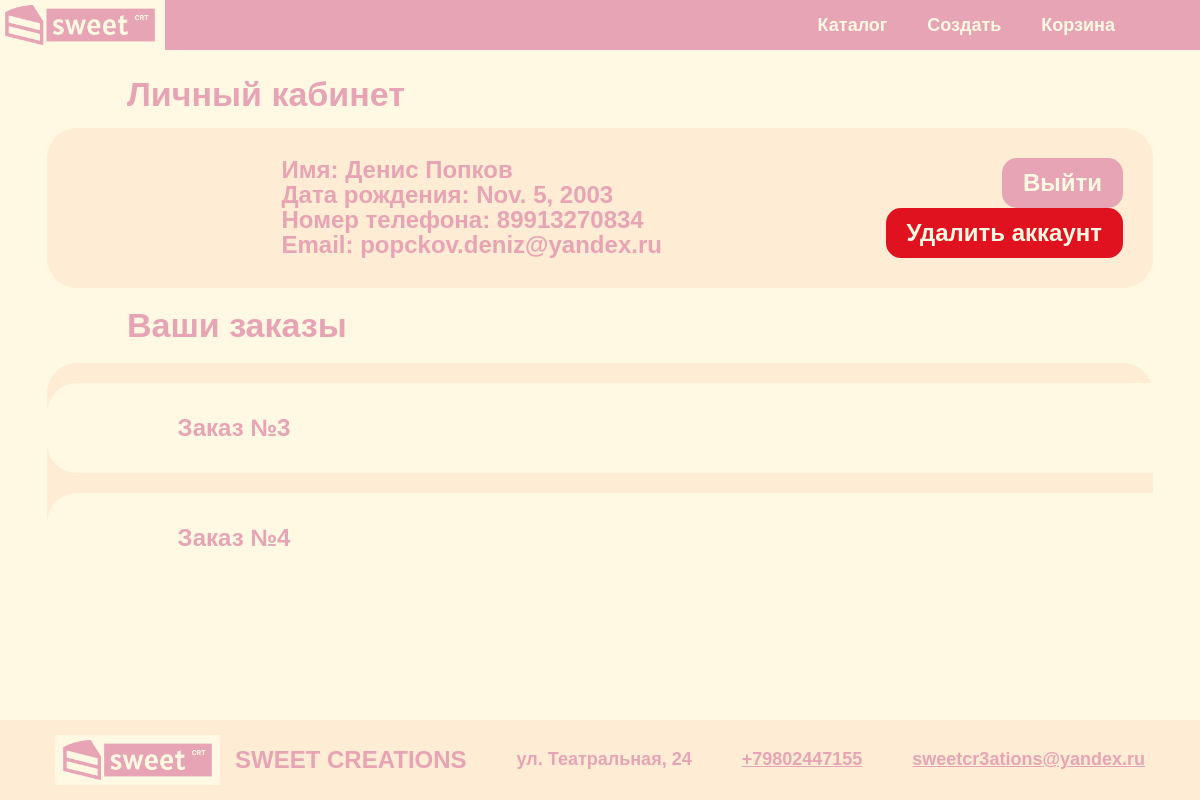
/account/ (signed in), run on the app's committed database.
### main/models.py (models this page shows, shortened)
class User(AbstractBaseUser, PermissionsMixin):
    user_id = models.AutoField(db_column='user_ID', primary_key=True)
    first_name = models.TextField()
    password = models.TextField()
    email = models.EmailField(unique=True)
    last_name = models.TextField()
    date_birth = models.DateField()
    phone_number = models.CharField(max_length=15, unique=True)
    is_superuser = models.BooleanField(default=False)
    is_staff = models.BooleanField(default=False)
    objects = UserManager()
    USERNAME_FIELD = 'email'
    REQUIRED_FIELDS = ['first_name', 'last_name', 'date_birth', 'phone_number']
    class Meta:
        db_table = 'User'

class Order(models.Model):
    order_id = models.AutoField(db_column='order_ID', primary_key=True)
    date = models.TextField()
    delivery_date = models.TextField()
    price = models.FloatField()
    delivery_address = models.TextField()
    status = models.TextField()
    user = models.ForeignKey('User', models.DO_NOTHING, db_column='user_ID', null=True, blank=True)
    class Meta:
        db_table = 'Order'

### main/views.py (the view)
# urls.py: path('account/', account, name='account'),
def account(request):
    if request.user.is_authenticated:
        user_orders = Order.objects.filter(user=request.user)
        return render(request, 'main/account.html', {'user': request.user, 'orders': user_orders})
    else:
        return login_form(request)

### main/templates/main/account.html (shortened to what this page needs)
{% extends 'main/base.html' %}
{% block content %}
<section class="account-content">
  <h1 class="account-section-title">Личный кабинет</h1>
  <section class="profile-section">
    <div class="profile-content">
      <div class="profile-image-column">
      </div>
      <div class="profile-details-column">
        <div class="profile-details">
          <div class="profile-detail">Имя: {{ user.first_name }} {{ user.last_name }}</div>
          <div class="profile-detail">Дата рождения: {{ user.date_birth }}</div>
          <div class="profile-detail">Номер телефона: {{ user.phone_number }}</div>
          <div class="profile-detail">Email: {{ user.email }}</div>
        </div>
      </div>
      <div class="acc-buttons-container">
        <a href="{% url 'logout' %}" class="logout-button">Выйти</a>
        <a href="{% url 'delete_account' %}" class="delete-acc-button">Удалить аккаунт</a>
      </div>
    </div>
  </section>
  <h2 class="orders-section-title">Ваши заказы</h2>
  <section class="orders-section">
    {% for order in orders %}
    <a href="{% url 'order_details' order.pk %}" class="order-item">
      Заказ №{{ order.pk }}</a>
    {% endfor %}
  </section>
</section>
{% endblock %}

### main/static/main/style/main.css (style rules this page uses)
:root { --hover-color: rgba(255, 255, 255, 0.4);; --hover-color2: #f8e7e0; }
body { background-color: #fff8e3; display: flex; flex-direction: column; justify-content: space-between; }
html, body { margin: 0; padding: 0; height: 100%; width: 100%; }

### main/static/main/style/account.css (style rules this page uses)
.account-content { display: flex; margin-top: 59px; width: 100%; flex-direction: column; padding: 0 47px; box-sizing: border-box; }
.account-section-title { color: #e6a4b4; align-self: start; margin-left: 80px; margin-bottom: 10px; font: 900 34px/42% Roboto Flex, sans-serif; }
.profile-section { border-radius: 30px; border: 0px solid rgba(0, 0, 0, 1); background-color: #FFECD4; margin-top: 16px; padding: 30px 30px; box-sizing: border-box; }
.profile-content { gap: 20px; display: flex; }
.profile-image-column { display: flex; flex-direction: column; line-height: normal; justify-content: center; align-items: center; width: 20%; margin-left: 0; }
.profile-details-column { display: flex; flex-direction: column; line-height: normal; width: 71%; margin-left: 20px; }
.profile-details { display: flex; flex-direction: column; align-self: stretch; margin: 0; height: 100%; justify-content: space-around; }
.profile-detail { color: #e6a4b4; font: 900 24px/42% Roboto Flex, sans-serif; height: auto; }
.logout-button { border-radius: 15px; background-blend-mode: soft-light; background-color: #e6a4b4; border: 0px solid rgba(0, 0, 0, 1); white-space: nowrap; justify-content: center; padding: 11px 21px; font: 900 24px Roboto Flex, sans-serif; color: #fff8e3; text-decoration: none; transition: transform 0.3s ease, background-color 0.3s ease; }
.delete-acc-button { border-radius: 15px; background-blend-mode: soft-light; background-color: #e11220; border: 0px solid rgba(0, 0, 0, 1); white-space: nowrap; justify-content: center; padding: 11px 21px; font: 900 24px Roboto Flex, sans-serif; color: #fff8e3; text-decoration: none; transition: transform 0.3s ease, background-color 0.3s ease; }
.acc-buttons-container { display: flex; flex-direction: column; justify-content: space-between; align-items: flex-end; }
.orders-section-title { color: #e6a4b4; align-self: start; margin: 30px 0 0 80px; font: 900 34px/42% Roboto Flex, sans-serif; }
.orders-section { overflow:scroll; overflow-x:hidden; height: 200px; display: flex; flex-direction: column; border-radius: 30px; border: 0px solid rgba(0, 0, 0, 1); background-color: #FFECD4; display: flex; margin-top: 31px; flex-direction: column; padding: 20px 0; box-sizing: border-box; gap: 20px; }
.account-content .order-item { padding: 10px; cursor: pointer; border-radius: 30px; color: #e6a4b4; font: 900 24px/42% Roboto Flex, sans-serif;; background-color: #fff8e3; width: 100%; max-height: 100px; min-height: 50px; aspect-ratio: 1; margin: 0 auto; text-decoration: none; padding: 20px 20px; display: flex; align-items: center; gap: 5%; }

### main/static/main/style/catalog.css (style rules this page uses)
:root { --hover-color: rgba(255, 255, 255, 0.4);; --hover-color2: #f8e7e0; --color2: rgb(251, 233, 223); }

### data on the page
User: first_name "Денис", last_name "Попков", date_birth "Nov. 5, 2003", phone_number "89913270834", email "popckov.deniz@yandex.ru"
Order: pk "3"
Order: pk "4"
